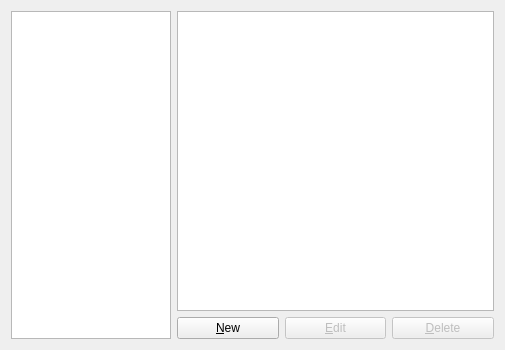
<?xml version="1.0" encoding="UTF-8"?>
<ui version="4.0">
 <class>IOUDevicePreferencesPageWidget</class>
 <widget class="QWidget" name="IOUDevicePreferencesPageWidget">
  <property name="geometry">
   <rect>
    <x>0</x>
    <y>0</y>
    <width>505</width>
    <height>350</height>
   </rect>
  </property>
  <property name="windowTitle">
   <string>IOU Devices</string>
  </property>
  <property name="accessibleName">
   <string>IOU Device templates</string>
  </property>
  <property name="accessibleDescription">
   <string/>
  </property>
  <layout class="QGridLayout" name="gridLayout">
   <item row="1" column="1">
    <layout class="QHBoxLayout" name="horizontalLayout_5">
     <item>
      <widget class="QPushButton" name="uiNewIOUDevicePushButton">
       <property name="text">
        <string>&amp;New</string>
       </property>
      </widget>
     </item>
     <item>
      <widget class="QPushButton" name="uiEditIOUDevicePushButton">
       <property name="enabled">
        <bool>false</bool>
       </property>
       <property name="text">
        <string>&amp;Edit</string>
       </property>
      </widget>
     </item>
     <item>
      <widget class="QPushButton" name="uiDeleteIOUDevicePushButton">
       <property name="enabled">
        <bool>false</bool>
       </property>
       <property name="text">
        <string>&amp;Delete</string>
       </property>
      </widget>
     </item>
    </layout>
   </item>
   <item row="0" column="1">
    <widget class="QTreeWidget" name="uiIOUDeviceInfoTreeWidget">
     <property name="sizePolicy">
      <sizepolicy hsizetype="MinimumExpanding" vsizetype="Expanding">
       <horstretch>0</horstretch>
       <verstretch>0</verstretch>
      </sizepolicy>
     </property>
     <property name="indentation">
      <number>10</number>
     </property>
     <property name="allColumnsShowFocus">
      <bool>true</bool>
     </property>
     <attribute name="headerVisible">
      <bool>false</bool>
     </attribute>
     <column>
      <property name="text">
       <string>1</string>
      </property>
     </column>
     <column>
      <property name="text">
       <string>2</string>
      </property>
     </column>
    </widget>
   </item>
   <item row="0" column="0" rowspan="2">
    <widget class="QTreeWidget" name="uiIOUDevicesTreeWidget">
     <property name="sizePolicy">
      <sizepolicy hsizetype="Minimum" vsizetype="Expanding">
       <horstretch>0</horstretch>
       <verstretch>0</verstretch>
      </sizepolicy>
     </property>
     <property name="maximumSize">
      <size>
       <width>160</width>
       <height>16777215</height>
      </size>
     </property>
     <property name="font">
      <font>
       <pointsize>11</pointsize>
       <weight>75</weight>
       <bold>true</bold>
      </font>
     </property>
     <property name="selectionMode">
      <enum>QAbstractItemView::ExtendedSelection</enum>
     </property>
     <property name="iconSize">
      <size>
       <width>32</width>
       <height>32</height>
      </size>
     </property>
     <property name="rootIsDecorated">
      <bool>false</bool>
     </property>
     <attribute name="headerVisible">
      <bool>false</bool>
     </attribute>
     <column>
      <property name="text">
       <string notr="true">1</string>
      </property>
     </column>
    </widget>
   </item>
  </layout>
 </widget>
 <tabstops>
   <tabstop>uiNewIOUDevicePushButton</tabstop>
   <tabstop>uiDeleteIOUDevicePushButton</tabstop>
 </tabstops>
 <resources/>
 <connections/>
 <designerdata>
  <property name="gridDeltaX">
   <number>10</number>
  </property>
  <property name="gridDeltaY">
   <number>10</number>
  </property>
  <property name="gridSnapX">
   <bool>true</bool>
  </property>
  <property name="gridSnapY">
   <bool>true</bool>
  </property>
  <property name="gridVisible">
   <bool>true</bool>
  </property>
 </designerdata>
</ui>
